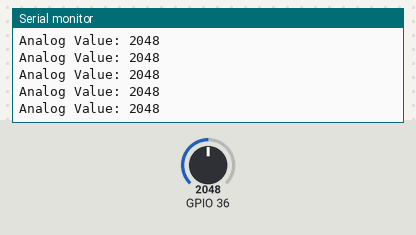
Simulated run of this sketch. Board: ESP32. On the bench: the last lines printed to the serial monitor. Inputs (shaded band) come from the test bench; at power-on: GPIO 36 = 2048.

Above: at 2.2 s.
2.3 s: GPIO 36 set to 2866
At 2.31 s:
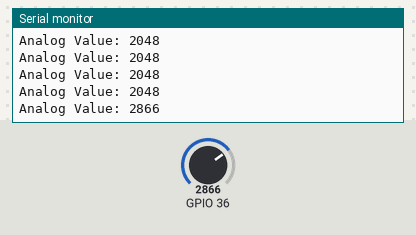
3.8 s: GPIO 36 set to 3603
At 3.81 s:
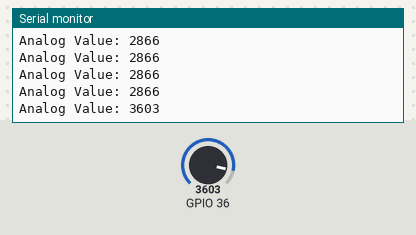
Timing chart, 0 to 6.8 s (numbered marks = the images above; inputs shaded):
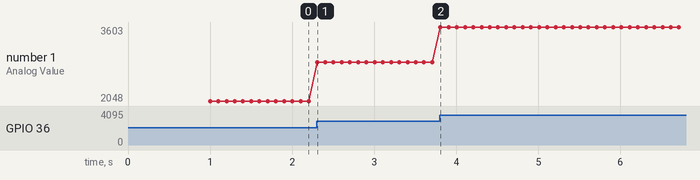

Measured:
- after the input at 2.3 s, the serial monitor: prints a new line at once (image 1)
- after the input at 3.8 s, the serial monitor: prints a new line at once (image 2)
- plotted number 1: 2048 → 2866 after the input at 2.3 s, 2866 → 3603 after the input at 3.8 s

The sketch:

zmpt101b.ino
```cpp
// Basic Analog Read Example for ESP32/Arduino
// This program reads an analog value from pin A0 and prints it to the Serial Monitor.

void setup()
{
    // Initialize serial communication at 9600 baud rate
    Serial.begin(9600);

    // Small delay to stabilize Serial Monitor
    delay(1000);
}

void loop()
{
    // Read analog value from pin A0
    int sensorValue = analogRead(A0);

    // Print the value to the Serial Monitor
    Serial.print("Analog Value: ");
    Serial.println(sensorValue);

    // Wait for 100 milliseconds before next reading
    delay(100);
}
```
